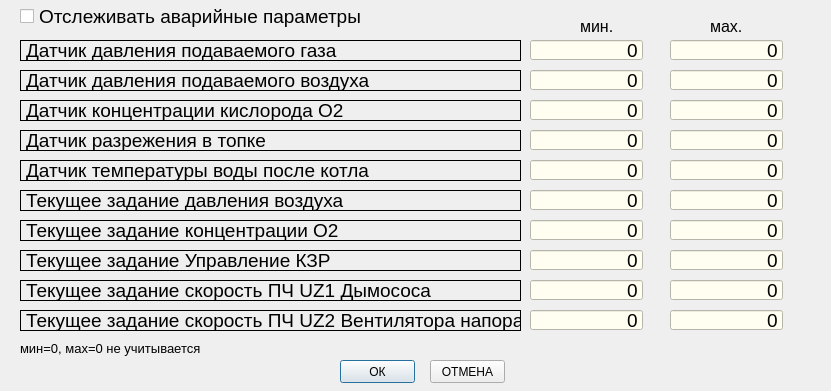
<?xml version="1.0" encoding="UTF-8"?>
<ui version="4.0">
 <class>Dialog</class>
 <widget class="QDialog" name="Dialog">
  <property name="geometry">
   <rect>
    <x>0</x>
    <y>0</y>
    <width>831</width>
    <height>391</height>
   </rect>
  </property>
  <property name="windowTitle">
   <string>Dialog</string>
  </property>
  <widget class="QLabel" name="label_3">
   <property name="geometry">
    <rect>
     <x>20</x>
     <y>100</y>
     <width>501</width>
     <height>21</height>
    </rect>
   </property>
   <property name="font">
    <font>
     <pointsize>14</pointsize>
    </font>
   </property>
   <property name="frameShape">
    <enum>QFrame::Box</enum>
   </property>
   <property name="text">
    <string>Датчик концентрации кислорода О2</string>
   </property>
  </widget>
  <widget class="QLabel" name="label_5">
   <property name="geometry">
    <rect>
     <x>20</x>
     <y>160</y>
     <width>501</width>
     <height>21</height>
    </rect>
   </property>
   <property name="font">
    <font>
     <pointsize>14</pointsize>
    </font>
   </property>
   <property name="frameShape">
    <enum>QFrame::Box</enum>
   </property>
   <property name="text">
    <string>Датчик температуры воды после котла</string>
   </property>
  </widget>
  <widget class="QLabel" name="label_10">
   <property name="geometry">
    <rect>
     <x>20</x>
     <y>310</y>
     <width>501</width>
     <height>21</height>
    </rect>
   </property>
   <property name="font">
    <font>
     <pointsize>14</pointsize>
    </font>
   </property>
   <property name="frameShape">
    <enum>QFrame::Box</enum>
   </property>
   <property name="text">
    <string>Текущее задание скорость ПЧ UZ2 Вентилятора напора</string>
   </property>
  </widget>
  <widget class="QLabel" name="label_2">
   <property name="geometry">
    <rect>
     <x>20</x>
     <y>70</y>
     <width>501</width>
     <height>21</height>
    </rect>
   </property>
   <property name="font">
    <font>
     <pointsize>14</pointsize>
    </font>
   </property>
   <property name="frameShape">
    <enum>QFrame::Box</enum>
   </property>
   <property name="text">
    <string>Датчик давления подаваемого воздуха</string>
   </property>
  </widget>
  <widget class="QLabel" name="label_8">
   <property name="geometry">
    <rect>
     <x>20</x>
     <y>250</y>
     <width>501</width>
     <height>21</height>
    </rect>
   </property>
   <property name="font">
    <font>
     <pointsize>14</pointsize>
    </font>
   </property>
   <property name="frameShape">
    <enum>QFrame::Box</enum>
   </property>
   <property name="text">
    <string>Текущее задание Управление КЗР</string>
   </property>
  </widget>
  <widget class="QLabel" name="label">
   <property name="geometry">
    <rect>
     <x>20</x>
     <y>40</y>
     <width>501</width>
     <height>21</height>
    </rect>
   </property>
   <property name="font">
    <font>
     <pointsize>14</pointsize>
    </font>
   </property>
   <property name="frameShape">
    <enum>QFrame::Box</enum>
   </property>
   <property name="text">
    <string>Датчик давления подаваемого газа</string>
   </property>
  </widget>
  <widget class="QLabel" name="label_4">
   <property name="geometry">
    <rect>
     <x>20</x>
     <y>130</y>
     <width>501</width>
     <height>21</height>
    </rect>
   </property>
   <property name="font">
    <font>
     <pointsize>14</pointsize>
    </font>
   </property>
   <property name="frameShape">
    <enum>QFrame::Box</enum>
   </property>
   <property name="text">
    <string>Датчик разрежения в топке</string>
   </property>
  </widget>
  <widget class="QLabel" name="label_7">
   <property name="geometry">
    <rect>
     <x>20</x>
     <y>220</y>
     <width>501</width>
     <height>21</height>
    </rect>
   </property>
   <property name="font">
    <font>
     <pointsize>14</pointsize>
    </font>
   </property>
   <property name="frameShape">
    <enum>QFrame::Box</enum>
   </property>
   <property name="text">
    <string>Текущее задание концентрации О2</string>
   </property>
  </widget>
  <widget class="QLabel" name="label_9">
   <property name="geometry">
    <rect>
     <x>20</x>
     <y>280</y>
     <width>501</width>
     <height>21</height>
    </rect>
   </property>
   <property name="font">
    <font>
     <pointsize>14</pointsize>
    </font>
   </property>
   <property name="frameShape">
    <enum>QFrame::Box</enum>
   </property>
   <property name="text">
    <string>Текущее задание скорость ПЧ UZ1 Дымососа</string>
   </property>
  </widget>
  <widget class="QLabel" name="label_6">
   <property name="geometry">
    <rect>
     <x>20</x>
     <y>190</y>
     <width>501</width>
     <height>21</height>
    </rect>
   </property>
   <property name="font">
    <font>
     <pointsize>14</pointsize>
    </font>
   </property>
   <property name="frameShape">
    <enum>QFrame::Box</enum>
   </property>
   <property name="text">
    <string>Текущее задание давления воздуха</string>
   </property>
  </widget>
  <widget class="QLineEdit" name="vmin">
   <property name="geometry">
    <rect>
     <x>530</x>
     <y>40</y>
     <width>113</width>
     <height>20</height>
    </rect>
   </property>
   <property name="font">
    <font>
     <pointsize>14</pointsize>
    </font>
   </property>
   <property name="styleSheet">
    <string notr="true">background-color: rgb(255, 254, 240);</string>
   </property>
   <property name="inputMask">
    <string/>
   </property>
   <property name="text">
    <string>0</string>
   </property>
   <property name="alignment">
    <set>Qt::AlignRight|Qt::AlignTrailing|Qt::AlignVCenter</set>
   </property>
  </widget>
  <widget class="QLineEdit" name="vmax">
   <property name="geometry">
    <rect>
     <x>670</x>
     <y>40</y>
     <width>113</width>
     <height>20</height>
    </rect>
   </property>
   <property name="font">
    <font>
     <pointsize>14</pointsize>
    </font>
   </property>
   <property name="styleSheet">
    <string notr="true">background-color: rgb(255, 254, 240);</string>
   </property>
   <property name="inputMask">
    <string/>
   </property>
   <property name="text">
    <string>0</string>
   </property>
   <property name="alignment">
    <set>Qt::AlignRight|Qt::AlignTrailing|Qt::AlignVCenter</set>
   </property>
  </widget>
  <widget class="QLineEdit" name="vmin1">
   <property name="geometry">
    <rect>
     <x>530</x>
     <y>70</y>
     <width>113</width>
     <height>20</height>
    </rect>
   </property>
   <property name="font">
    <font>
     <pointsize>14</pointsize>
    </font>
   </property>
   <property name="styleSheet">
    <string notr="true">background-color: rgb(255, 254, 240);</string>
   </property>
   <property name="inputMask">
    <string/>
   </property>
   <property name="text">
    <string>0</string>
   </property>
   <property name="alignment">
    <set>Qt::AlignRight|Qt::AlignTrailing|Qt::AlignVCenter</set>
   </property>
  </widget>
  <widget class="QLineEdit" name="vmax1">
   <property name="geometry">
    <rect>
     <x>670</x>
     <y>70</y>
     <width>113</width>
     <height>20</height>
    </rect>
   </property>
   <property name="font">
    <font>
     <pointsize>14</pointsize>
    </font>
   </property>
   <property name="styleSheet">
    <string notr="true">background-color: rgb(255, 254, 240);</string>
   </property>
   <property name="inputMask">
    <string/>
   </property>
   <property name="text">
    <string>0</string>
   </property>
   <property name="alignment">
    <set>Qt::AlignRight|Qt::AlignTrailing|Qt::AlignVCenter</set>
   </property>
  </widget>
  <widget class="QLineEdit" name="vmin2">
   <property name="geometry">
    <rect>
     <x>530</x>
     <y>100</y>
     <width>113</width>
     <height>20</height>
    </rect>
   </property>
   <property name="font">
    <font>
     <pointsize>14</pointsize>
    </font>
   </property>
   <property name="styleSheet">
    <string notr="true">background-color: rgb(255, 254, 240);</string>
   </property>
   <property name="inputMask">
    <string/>
   </property>
   <property name="text">
    <string>0</string>
   </property>
   <property name="alignment">
    <set>Qt::AlignRight|Qt::AlignTrailing|Qt::AlignVCenter</set>
   </property>
  </widget>
  <widget class="QLineEdit" name="vmax2">
   <property name="geometry">
    <rect>
     <x>670</x>
     <y>100</y>
     <width>113</width>
     <height>20</height>
    </rect>
   </property>
   <property name="font">
    <font>
     <pointsize>14</pointsize>
    </font>
   </property>
   <property name="styleSheet">
    <string notr="true">background-color: rgb(255, 254, 240);</string>
   </property>
   <property name="inputMask">
    <string/>
   </property>
   <property name="text">
    <string>0</string>
   </property>
   <property name="alignment">
    <set>Qt::AlignRight|Qt::AlignTrailing|Qt::AlignVCenter</set>
   </property>
  </widget>
  <widget class="QLineEdit" name="vmin3">
   <property name="geometry">
    <rect>
     <x>530</x>
     <y>130</y>
     <width>113</width>
     <height>20</height>
    </rect>
   </property>
   <property name="font">
    <font>
     <pointsize>14</pointsize>
    </font>
   </property>
   <property name="styleSheet">
    <string notr="true">background-color: rgb(255, 254, 240);</string>
   </property>
   <property name="inputMask">
    <string/>
   </property>
   <property name="text">
    <string>0</string>
   </property>
   <property name="alignment">
    <set>Qt::AlignRight|Qt::AlignTrailing|Qt::AlignVCenter</set>
   </property>
  </widget>
  <widget class="QLineEdit" name="vmax3">
   <property name="geometry">
    <rect>
     <x>670</x>
     <y>130</y>
     <width>113</width>
     <height>20</height>
    </rect>
   </property>
   <property name="font">
    <font>
     <pointsize>14</pointsize>
    </font>
   </property>
   <property name="styleSheet">
    <string notr="true">background-color: rgb(255, 254, 240);</string>
   </property>
   <property name="inputMask">
    <string/>
   </property>
   <property name="text">
    <string>0</string>
   </property>
   <property name="alignment">
    <set>Qt::AlignRight|Qt::AlignTrailing|Qt::AlignVCenter</set>
   </property>
  </widget>
  <widget class="QLineEdit" name="vmin4">
   <property name="geometry">
    <rect>
     <x>530</x>
     <y>160</y>
     <width>113</width>
     <height>20</height>
    </rect>
   </property>
   <property name="font">
    <font>
     <pointsize>14</pointsize>
    </font>
   </property>
   <property name="styleSheet">
    <string notr="true">background-color: rgb(255, 254, 240);</string>
   </property>
   <property name="inputMask">
    <string/>
   </property>
   <property name="text">
    <string>0</string>
   </property>
   <property name="alignment">
    <set>Qt::AlignRight|Qt::AlignTrailing|Qt::AlignVCenter</set>
   </property>
  </widget>
  <widget class="QLineEdit" name="vmax4">
   <property name="geometry">
    <rect>
     <x>670</x>
     <y>160</y>
     <width>113</width>
     <height>20</height>
    </rect>
   </property>
   <property name="font">
    <font>
     <pointsize>14</pointsize>
    </font>
   </property>
   <property name="styleSheet">
    <string notr="true">background-color: rgb(255, 254, 240);</string>
   </property>
   <property name="inputMask">
    <string/>
   </property>
   <property name="text">
    <string>0</string>
   </property>
   <property name="alignment">
    <set>Qt::AlignRight|Qt::AlignTrailing|Qt::AlignVCenter</set>
   </property>
  </widget>
  <widget class="QLineEdit" name="vmin5">
   <property name="geometry">
    <rect>
     <x>530</x>
     <y>190</y>
     <width>113</width>
     <height>20</height>
    </rect>
   </property>
   <property name="font">
    <font>
     <pointsize>14</pointsize>
    </font>
   </property>
   <property name="styleSheet">
    <string notr="true">background-color: rgb(255, 254, 240);</string>
   </property>
   <property name="inputMask">
    <string/>
   </property>
   <property name="text">
    <string>0</string>
   </property>
   <property name="alignment">
    <set>Qt::AlignRight|Qt::AlignTrailing|Qt::AlignVCenter</set>
   </property>
  </widget>
  <widget class="QLineEdit" name="vmax5">
   <property name="geometry">
    <rect>
     <x>670</x>
     <y>190</y>
     <width>113</width>
     <height>20</height>
    </rect>
   </property>
   <property name="font">
    <font>
     <pointsize>14</pointsize>
    </font>
   </property>
   <property name="styleSheet">
    <string notr="true">background-color: rgb(255, 254, 240);</string>
   </property>
   <property name="inputMask">
    <string/>
   </property>
   <property name="text">
    <string>0</string>
   </property>
   <property name="alignment">
    <set>Qt::AlignRight|Qt::AlignTrailing|Qt::AlignVCenter</set>
   </property>
  </widget>
  <widget class="QLineEdit" name="vmin6">
   <property name="geometry">
    <rect>
     <x>530</x>
     <y>220</y>
     <width>113</width>
     <height>20</height>
    </rect>
   </property>
   <property name="font">
    <font>
     <pointsize>14</pointsize>
    </font>
   </property>
   <property name="styleSheet">
    <string notr="true">background-color: rgb(255, 254, 240);</string>
   </property>
   <property name="inputMask">
    <string/>
   </property>
   <property name="text">
    <string>0</string>
   </property>
   <property name="alignment">
    <set>Qt::AlignRight|Qt::AlignTrailing|Qt::AlignVCenter</set>
   </property>
  </widget>
  <widget class="QLineEdit" name="vmax6">
   <property name="geometry">
    <rect>
     <x>670</x>
     <y>220</y>
     <width>113</width>
     <height>20</height>
    </rect>
   </property>
   <property name="font">
    <font>
     <pointsize>14</pointsize>
    </font>
   </property>
   <property name="styleSheet">
    <string notr="true">background-color: rgb(255, 254, 240);</string>
   </property>
   <property name="inputMask">
    <string/>
   </property>
   <property name="text">
    <string>0</string>
   </property>
   <property name="alignment">
    <set>Qt::AlignRight|Qt::AlignTrailing|Qt::AlignVCenter</set>
   </property>
  </widget>
  <widget class="QLineEdit" name="vmin7">
   <property name="geometry">
    <rect>
     <x>530</x>
     <y>250</y>
     <width>113</width>
     <height>20</height>
    </rect>
   </property>
   <property name="font">
    <font>
     <pointsize>14</pointsize>
    </font>
   </property>
   <property name="styleSheet">
    <string notr="true">background-color: rgb(255, 254, 240);</string>
   </property>
   <property name="inputMask">
    <string/>
   </property>
   <property name="text">
    <string>0</string>
   </property>
   <property name="alignment">
    <set>Qt::AlignRight|Qt::AlignTrailing|Qt::AlignVCenter</set>
   </property>
  </widget>
  <widget class="QLineEdit" name="vmax7">
   <property name="geometry">
    <rect>
     <x>670</x>
     <y>250</y>
     <width>113</width>
     <height>20</height>
    </rect>
   </property>
   <property name="font">
    <font>
     <pointsize>14</pointsize>
    </font>
   </property>
   <property name="styleSheet">
    <string notr="true">background-color: rgb(255, 254, 240);</string>
   </property>
   <property name="inputMask">
    <string/>
   </property>
   <property name="text">
    <string>0</string>
   </property>
   <property name="alignment">
    <set>Qt::AlignRight|Qt::AlignTrailing|Qt::AlignVCenter</set>
   </property>
  </widget>
  <widget class="QLineEdit" name="vmin8">
   <property name="geometry">
    <rect>
     <x>530</x>
     <y>280</y>
     <width>113</width>
     <height>20</height>
    </rect>
   </property>
   <property name="font">
    <font>
     <pointsize>14</pointsize>
    </font>
   </property>
   <property name="styleSheet">
    <string notr="true">background-color: rgb(255, 254, 240);</string>
   </property>
   <property name="inputMask">
    <string/>
   </property>
   <property name="text">
    <string>0</string>
   </property>
   <property name="alignment">
    <set>Qt::AlignRight|Qt::AlignTrailing|Qt::AlignVCenter</set>
   </property>
  </widget>
  <widget class="QLineEdit" name="vmax8">
   <property name="geometry">
    <rect>
     <x>670</x>
     <y>280</y>
     <width>113</width>
     <height>20</height>
    </rect>
   </property>
   <property name="font">
    <font>
     <pointsize>14</pointsize>
    </font>
   </property>
   <property name="styleSheet">
    <string notr="true">background-color: rgb(255, 254, 240);</string>
   </property>
   <property name="inputMask">
    <string/>
   </property>
   <property name="text">
    <string>0</string>
   </property>
   <property name="alignment">
    <set>Qt::AlignRight|Qt::AlignTrailing|Qt::AlignVCenter</set>
   </property>
  </widget>
  <widget class="QLineEdit" name="vmin9">
   <property name="geometry">
    <rect>
     <x>530</x>
     <y>310</y>
     <width>113</width>
     <height>20</height>
    </rect>
   </property>
   <property name="font">
    <font>
     <pointsize>14</pointsize>
    </font>
   </property>
   <property name="styleSheet">
    <string notr="true">background-color: rgb(255, 254, 240);</string>
   </property>
   <property name="inputMask">
    <string/>
   </property>
   <property name="text">
    <string>0</string>
   </property>
   <property name="alignment">
    <set>Qt::AlignRight|Qt::AlignTrailing|Qt::AlignVCenter</set>
   </property>
  </widget>
  <widget class="QLineEdit" name="vmax9">
   <property name="geometry">
    <rect>
     <x>670</x>
     <y>310</y>
     <width>113</width>
     <height>20</height>
    </rect>
   </property>
   <property name="font">
    <font>
     <pointsize>14</pointsize>
    </font>
   </property>
   <property name="styleSheet">
    <string notr="true">background-color: rgb(255, 254, 240);</string>
   </property>
   <property name="inputMask">
    <string/>
   </property>
   <property name="text">
    <string>0</string>
   </property>
   <property name="alignment">
    <set>Qt::AlignRight|Qt::AlignTrailing|Qt::AlignVCenter</set>
   </property>
  </widget>
  <widget class="QPushButton" name="buttonok">
   <property name="geometry">
    <rect>
     <x>340</x>
     <y>360</y>
     <width>75</width>
     <height>23</height>
    </rect>
   </property>
   <property name="text">
    <string>ОК</string>
   </property>
  </widget>
  <widget class="QPushButton" name="cancel">
   <property name="geometry">
    <rect>
     <x>430</x>
     <y>360</y>
     <width>75</width>
     <height>23</height>
    </rect>
   </property>
   <property name="text">
    <string>ОТМЕНА</string>
   </property>
  </widget>
  <widget class="QLabel" name="label_11">
   <property name="geometry">
    <rect>
     <x>580</x>
     <y>20</y>
     <width>47</width>
     <height>13</height>
    </rect>
   </property>
   <property name="font">
    <font>
     <pointsize>12</pointsize>
    </font>
   </property>
   <property name="text">
    <string>мин.</string>
   </property>
  </widget>
  <widget class="QLabel" name="label_12">
   <property name="geometry">
    <rect>
     <x>710</x>
     <y>20</y>
     <width>47</width>
     <height>13</height>
    </rect>
   </property>
   <property name="font">
    <font>
     <pointsize>12</pointsize>
    </font>
   </property>
   <property name="text">
    <string>мах.</string>
   </property>
  </widget>
  <widget class="QCheckBox" name="userangealarm">
   <property name="geometry">
    <rect>
     <x>20</x>
     <y>6</y>
     <width>351</width>
     <height>21</height>
    </rect>
   </property>
   <property name="font">
    <font>
     <pointsize>14</pointsize>
    </font>
   </property>
   <property name="text">
    <string>Отслеживать аварийные параметры</string>
   </property>
  </widget>
  <widget class="QLabel" name="label_13">
   <property name="geometry">
    <rect>
     <x>20</x>
     <y>340</y>
     <width>401</width>
     <height>16</height>
    </rect>
   </property>
   <property name="font">
    <font>
     <pointsize>10</pointsize>
    </font>
   </property>
   <property name="text">
    <string>мин=0, мах=0 не учитывается</string>
   </property>
  </widget>
 </widget>
 <resources/>
 <connections/>
</ui>
